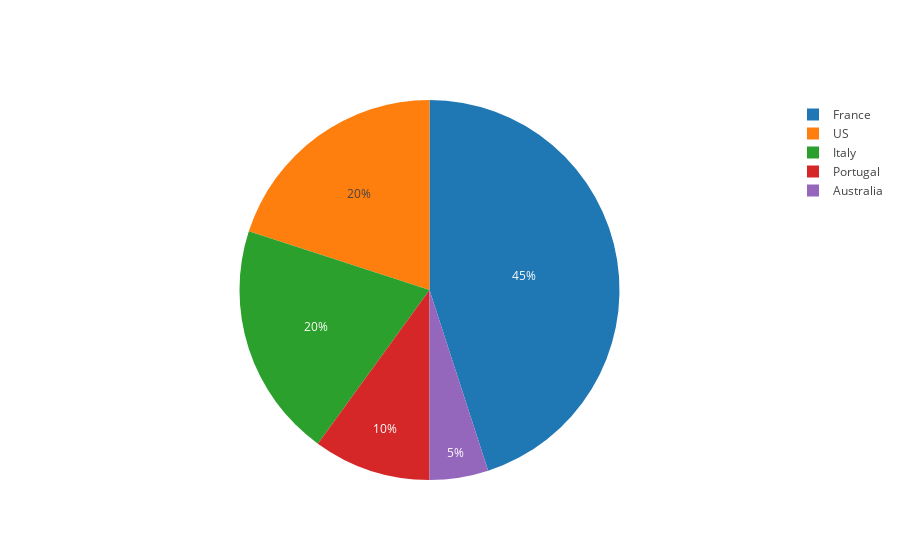

The code cell stored with this chart in its notebook:
### Markdown cell above
<img src="https://i.ytimg.com/vi/pkVhgV705VA/hqdefault.jpg" width=400/>
<img src="https://thefinestbubble.com/the-finest-bubble-products-champagne-buy-online-same-day-london-delivery-free-delivery-%A3200%2B-next-day-uk-delivery-bottle-75cl-corporate-gifts-champagne-gift/thumbnails-new/salon-le-mesnil-blanc-de-blanc-2006-.jpg" width=350/>

### Code cell
labels = top20Points.country.value_counts().index
values = top20Points.country.value_counts().values

trace = go.Pie(labels=labels, values=values)

iplot([trace])

### Figure 1 — Plotly figure (JSON) as saved in the notebook; plotly's stock layout.template omitted (floating-point values rounded to 4 significant figures)
{"data": [{"labels": ["France", "US", "Italy", "Portugal", "Australia"], "values": [9, 4, 4, 2, 1], "type": "pie", "uid": "48792fcb-c51e-4e56-b97f-b5bbbbc5d927"}], "layout": {}}
